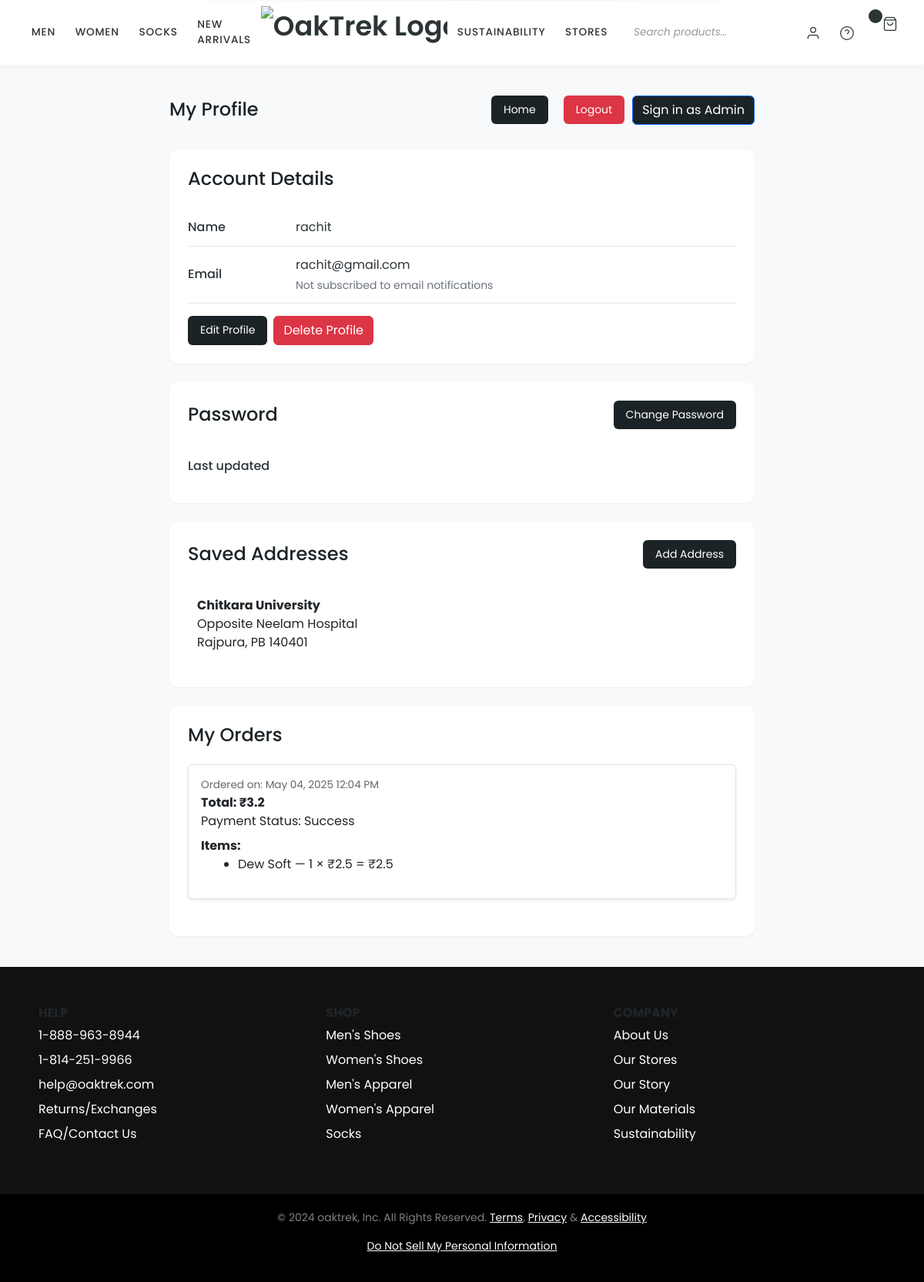
/auth/profile/ (signed in), run on the app's committed database.
### Profile/models.py (models this page shows, shortened)
class User(AbstractUser):
    phone_number = models.CharField(max_length=15, blank=True, null=True)
    password_changed_at = models.DateTimeField(blank=True, null=True, help_text="Timestamp of last password change")
    class Meta:
        verbose_name = 'User'
        verbose_name_plural = 'Users'

class Address(models.Model):
    user = models.ForeignKey(settings.AUTH_USER_MODEL, on_delete=models.CASCADE, related_name='addresses')
    name = models.CharField(max_length=100)
    street = models.CharField(max_length=100)
    city = models.CharField(max_length=50)
    state = models.CharField(max_length=2)
    zipcode = models.CharField(max_length=10)
    is_default = models.BooleanField(default=False)

### Store/models.py (models this page shows, shortened)
class Order(models.Model):
    user = models.ForeignKey(settings.AUTH_USER_MODEL, on_delete=models.CASCADE, related_name='orders')
    address = models.ForeignKey('Profile.Address', on_delete=models.SET_NULL, null=True)
    order_date = models.DateTimeField(auto_now_add=True)
    total_amount = models.FloatField()
    payment_id = models.CharField(max_length=100, blank=True, null=True)
    razorpay_order_id = models.CharField(max_length=100, blank=True, null=True)
    payment_status = models.CharField(max_length=20, default='Pending')

class OrderItem(models.Model):
    order = models.ForeignKey(Order, on_delete=models.CASCADE, related_name='items')
    product = models.ForeignKey(Product, on_delete=models.SET_NULL, null=True)
    quantity = models.PositiveIntegerField()
    price = models.FloatField()

class Product(models.Model):
    CATEGORY_CHOICES = [
        ('Skincare', 'Skincare'),
        ('Haircare', 'Haircare'),
        ('Bodycare', 'Bodycare'),
    ]
    GENDER_CHOICES = [
        ('Unisex', 'Unisex'),
        ('Male', 'Male'),
        ('Female', 'Female'),
    ]
    product_name = models.CharField(max_length=100)
    slug = models.SlugField(unique=True, blank=True)
    category = models.CharField(max_length=50, choices=CATEGORY_CHOICES)
    category_slug = models.SlugField(blank=True)
    gender = models.CharField(max_length=10, choices=GENDER_CHOICES)
    price = models.FloatField()
    rating = models.FloatField(default=0.0)
    image_1 = models.ImageField(upload_to='assets/products', blank=True, null=True)
    image_2 = models.ImageField(upload_to='assets/products', blank=True, null=True)
    image_3 = models.ImageField(upload_to='assets/products', blank=True, null=True)
    image_4 = models.ImageField(upload_to='assets/products', blank=True, null=True)
    image_5 = models.ImageField(upload_to='assets/products', blank=True, null=True)
    stock_quantity = models.PositiveIntegerField(default=0)
    created_at = models.DateTimeField(auto_now_add=True)

### Profile/views.py (the view)
# urls.py: path('profile/', views.profile_view, name='profile'),
@login_required
def profile_view(request):
    orders = Order.objects.filter(user=request.user)
    addresses = Address.objects.filter(user=request.user)
    is_admin = request.user.is_staff or request.user.is_superuser
    return render(request, 'profile.html', {
        'user': request.user,
        'orders': orders,
        'addresses': addresses,
        'is_admin': is_admin,
        'password_changed_at': request.user.password_changed_at
    })

### Profile/templatetags/order_filters.py (called while the page is built)
@register.filter
def multiply(value, arg):
    try:
        return float(value) * float(arg)
    except:
        return ''

### Profile/templates/profile.html (shortened to what this page needs)
{% extends "base.html" %}
{% load static %}
{% block head_block %}
<link href="https://cdn.jsdelivr.net/npm/bootstrap@5.3.0/dist/css/bootstrap.min.css" rel="stylesheet">
<link rel="stylesheet" href="{% static 'css/header.css' %}">
<link rel="stylesheet" href="{% static 'css/styles.css' %}">
{% endblock %}
{% block main_block %}
{% load static %}
<div class="profile-container">
    <div class="profile-header d-flex justify-content-between align-items-center">
        <h1 class="section-title mb-0">My Profile</h1>
        <div class="header-actions">
            <button class="btn-edit" onclick="window.location.href='/'">Home</button>
            <a href="{% url 'logout' %}" style="text-decoration: none;" class="logout-btn">Logout</a>
            <a href="/admin/login/?next=/admin/" style="background-color: #1C2327;" class="btn btn-primary">Sign in as Admin</a>
        </div>
    </div>
    <div class="info-card">
        <h2 class="section-title">Account Details</h2>
        <div class="info-row">
            <div class="info-label">Name</div>
            <div class="info-value">{{ user.username }}</div>
        </div>
        <div class="info-row">
            <div class="info-label">Email</div>
            <div class="info-value">
                {{ user.email }}
                <div class="subscription-status">
                    {% if user.subscribed %}
                    Subscribed to email notifications
                    {% else %}
                    Not subscribed to email notifications
                    {% endif %}
                </div>
            </div>
        </div>
        <div class="d-flex gap-2 mt-3">
            <button class="btn-edit" data-bs-toggle="modal" data-bs-target="#editProfileModal">Edit Profile</button>
            <button class="btn btn-danger" data-bs-toggle="modal" data-bs-target="#deleteProfileModal">Delete Profile</button>
        </div>
    </div>
    <div class="info-card password-section">
        <div class="d-flex justify-content-between align-items-center mb-4">
            <h2 class="section-title mb-0">Password</h2>
            <a href="{% url 'change_password' %}"><button class="btn-edit">Change
                Password</button></a>
        </div>
        <div class="info-row">
            <div class="info-label">Last updated</div>
        </div>
    </div>
    <div class="info-card addresses-section">
        <div class="d-flex justify-content-between align-items-center mb-4">
            <h2 class="section-title mb-0">Saved Addresses</h2>
            <button class="btn-edit" data-bs-toggle="modal" data-bs-target="#addAddressModal">Add Address</button>
        </div>
        <div class="addresses-container">
            {% if user.addresses.all %}
            {% for address in user.addresses.all %}
            <div class="address-item">
                <strong>{{ address.name }}</strong><br>
                {{ address.street }}<br>
                {{ address.city }}, {{ address.state }} {{ address.zipcode }}
            </div>
            {% endfor %}
            {% else %}
            <div class="text-center p-4">You don't have any saved addresses...yet.</div>
            {% endif %}
        </div>
    </div>
    {% load order_filters %}
    <div class="info-card orders-section">
        <h2 class="section-title">My Orders</h2>
        {% if orders %}
            {% for order in orders %}
                <div class="order-item mb-4 p-3 border rounded shadow-sm">
                    <a href="{% url 'order_detail' order.id %}" class="text-decoration-none text-dark">
                        <div class="order-date">Ordered on: {{ order.order_date|date:"F d, Y g:i A" }}</div>
                        <div class="order-total">Total: ₹{{ order.total_amount }}</div>
                        <div class="payment-status">Payment Status: {{ order.payment_status }}</div>
                        <div class="order-products mt-2">
                            <strong>Items:</strong>
                            <ul class="ms-3">
                                {% for item in order.items.all %}
                                    <li>
                                        {{ item.product.product_name }} —
                                        {{ item.quantity }} × ₹{{ item.price }}
                                        = ₹{{ item.quantity|multiply:item.price }}
                                    </li>
                                {% endfor %}
                            </ul>
                        </div>
                    </a>
                </div>
            {% endfor %}
        {% else %}
            <p class="text-center p-4">No orders placed yet.</p>
        {% endif %}
    </div>
</div>
{% endblock %}

### static/css/header.css (style rules this page uses)
* { margin: 0; padding: 0; box-sizing: border-box; font-family: 'Poppins', sans-serif; }
body { background-color: #f8f9fa; }

### static/css/styles.css (style rules this page uses)
body { display: flex; flex-direction: column; }

### Profile/templates/profile.html (style rules this page uses)
:root { --primary-color: #1C2327; --text-color: #2C3539; --border-color: #E5E7EB; --background-color: #F9FAFB; --link-color: #4A5568; }
body { background-color: var(--background-color); color: var(--text-color); font-family: 'Vollkorn', serif; }
.profile-container { max-width: 800px; margin: 40px auto; padding: 0 20px; }
.section-title { font-size: 1.5rem; font-weight: 500; margin-bottom: 1.5rem; color: var(--primary-color); }
.info-card { background: white; border-radius: 12px; padding: 24px; margin-bottom: 24px; box-shadow: 0 1px 3px rgba(0, 0, 0, 0.05); max-width: 800px; }
.info-row { display: flex; align-items: center; padding: 12px 0; border-bottom: 1px solid var(--border-color); }
.info-row:last-child { border-bottom: none; }
.info-label { width: 140px; color: var(--text-color); font-weight: 500; }
.info-value { flex: 1; color: var(--text-color); }
.subscription-status { font-size: 0.875rem; color: #6B7280; margin-top: 4px; }
.profile-header { margin-bottom: 32px; }
.btn-edit { background-color: var(--primary-color); color: white; border: none; padding: 8px 16px; border-radius: 6px; font-size: 0.875rem; transition: background-color 0.2s; }
.btn-danger { background-color: #dc3545; color: white; border: none; padding: 8px 16px; border-radius: 6px; font-size: 0.875rem; transition: background-color 0.2s; }
.d-flex.gap-2 { display: flex; gap: 10px; }
.logout-btn { background-color: #DC3545; color: white; border: none; padding: 8px 16px; border-radius: 6px; font-size: 0.875rem; transition: background-color 0.2s; margin-left: 10px; }
.header-actions { display: flex; align-items: center; gap: 10px; flex-wrap: wrap; }
.order-item { background: #fff; border: 1px solid var(--border-color); border-radius: 8px; padding: 15px; margin-bottom: 10px; }
.order-date { font-size: 0.85rem; color: #666; }
.order-total { font-weight: bold; }
.password-section, .addresses-section, .orders-section { max-width: 100%; }
.addresses-container { display: flex; flex-direction: column; gap: 15px; width: 100%; }
.address-item { background-color: #fff; border-radius: 8px; padding: 12px; margin-bottom: 10px; border-bottom: 1px solid var(--border-color); }
.address-item:last-child { border-bottom: none; }

### Profile/templates/footer.html (style rules this page uses)
body { font-family: Arial, sans-serif; margin: 0; padding: 0; }

### data on the page
User: username "rachit", email "rachit@gmail.com"
Address: name "Chitkara University", street "Opposite Neelam Hospital", city "Rajpura", state "PB", zipcode "140401"
Order: order_date "May 04, 2025 12:04 PM", total_amount "3.2", payment_status "Success"
OrderItem: product.product_name "Dew Soft", quantity "1", price "2.5", quantity|multiply "2.5"
